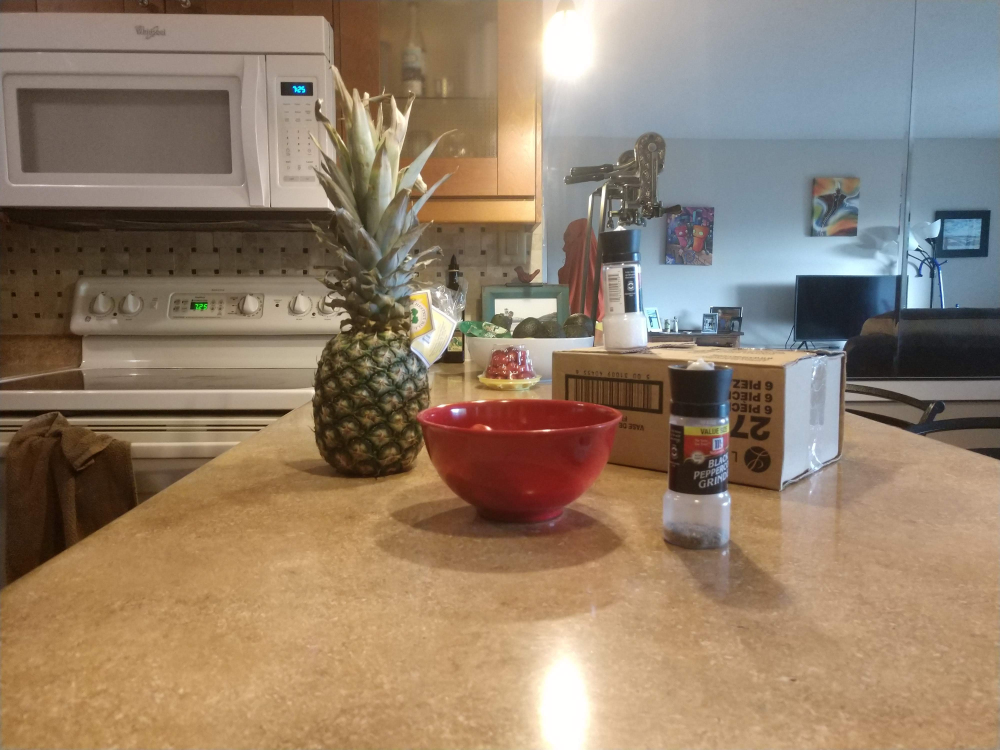
#> input picture images/pineapple_left.jpg, 4000 x 3000 px (shown at 1/4 size)
$ jupyter execute --allow-errors EssentialMatrix_StereoReconstruction.ipynb   (older library calls are emulated)
#> lines starting #> are read from the running program, lines starting #| are printed output that depends on the picture
# Finding the Essential matrix between 2 images. Then use it to perform 3d reconstruction

1. Load images, find and match key points, filter out bad matches (Lowe)
2. Use good matches to determine Essential Matrix
3. Use essential matrix, good points, and calibration matrix to recover the pose (rotation and unit translation) of the 2nd camera relative to the first
4. Rectify both images using the pose and calibration parameters of both cameras. This also gives the 3d re-projection matrix for the left image
5. Perform stereo matching to create a disparity map
6. Reproject each point in the disparity image to 3d using the reprojection matrix from rectification

Essential Matrix: Describes the rotation and translation of the 2nd camera relative to the 1st in world coordinates

Fundamental Matrix: Extends the essential matrix to include information about the intrinsics of BOTH cameras. Allows you to relate the cameras in pixel coordinates.
* If the images are rectified and points are normalized by dividing the locations by the focal lengths, then the fundamental and essential matrix are the same

https://docs.opencv.org/4.3.0/da/de9/tutorial_py_epipolar_geometry.html

[cell 1]
import os
import json

import cv2
import numpy as np
import matplotlib.pyplot as plt

[cell 2]
plt.rcParams["figure.figsize"] = [10,10]
# load images
image_scale = .25
image_left = cv2.imread("images/pineapple_left.jpg")
#> image_left is the input picture: shape (3000, 4000, 3); mean B, G, R 106.4, 126.6, 146.1
image_right = cv2.imread("images/pineapple_right.jpg")
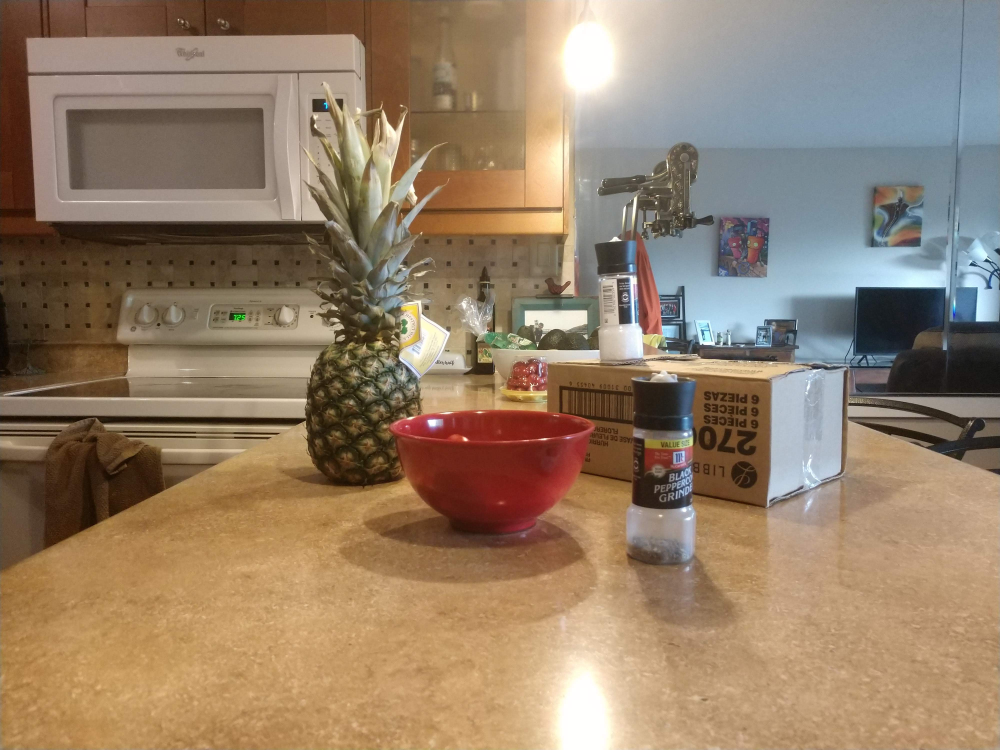
#> input picture images/pineapple_right.jpg, 4000 x 3000 px (shown at 1/4 size)
#> image_right is the input picture: shape (3000, 4000, 3); mean B, G, R 104.5, 127, 148.3
image_left = cv2.resize(image_left,(0,0),fx=image_scale,fy=image_scale)
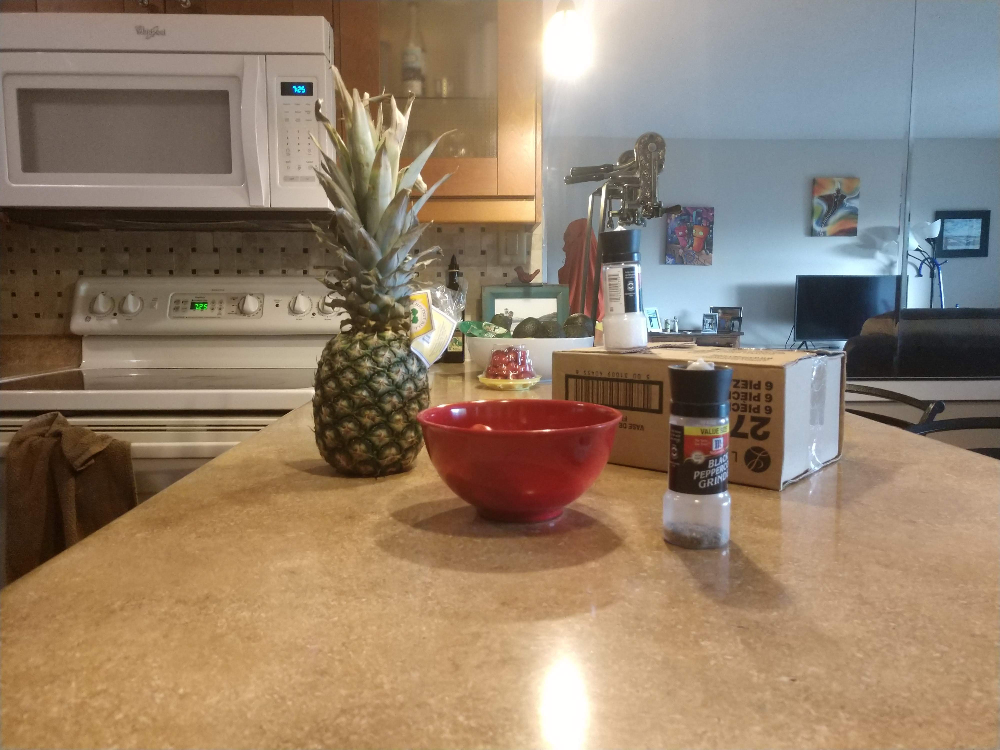
#> image_left: shape (750, 1000, 3); mean B, G, R 106.5, 126.8, 146.3
image_right = cv2.resize(image_right,(0,0),fx=image_scale,fy=image_scale)
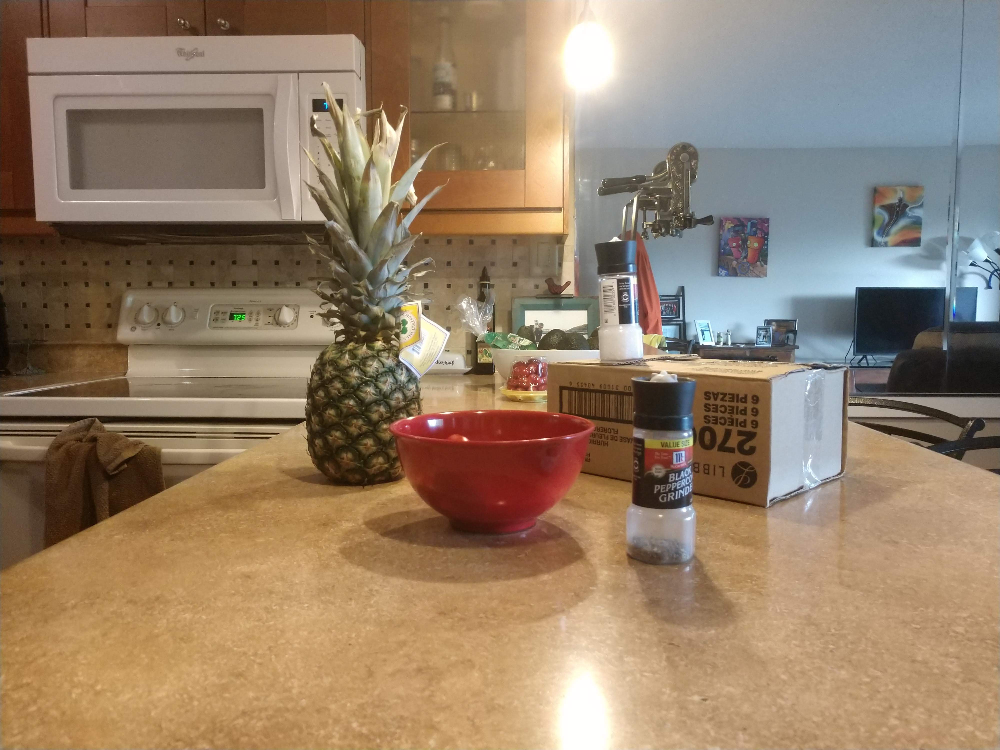
#> image_right: shape (750, 1000, 3); mean B, G, R 104.6, 127.1, 148.4
plt.subplot(2,2,1)
plt.title(f"Left Raw\nshape: {image_left.shape}")
plt.imshow(image_left[:,:,::-1])
plt.subplot(2,2,2)
plt.title(f"Right Raw\nshape: {image_right.shape}")
plt.imshow(image_right[:,:,::-1])
#plt.show()

parameter_filename = f"camera_parameters_scale{image_scale:.4f}.json"
#> (the rest of this cell did not finish here and is left out)

[cell 3]
# Compute keypoints and descriptors
left_gray = cv2.cvtColor(image_left,cv2.COLOR_BGR2GRAY)
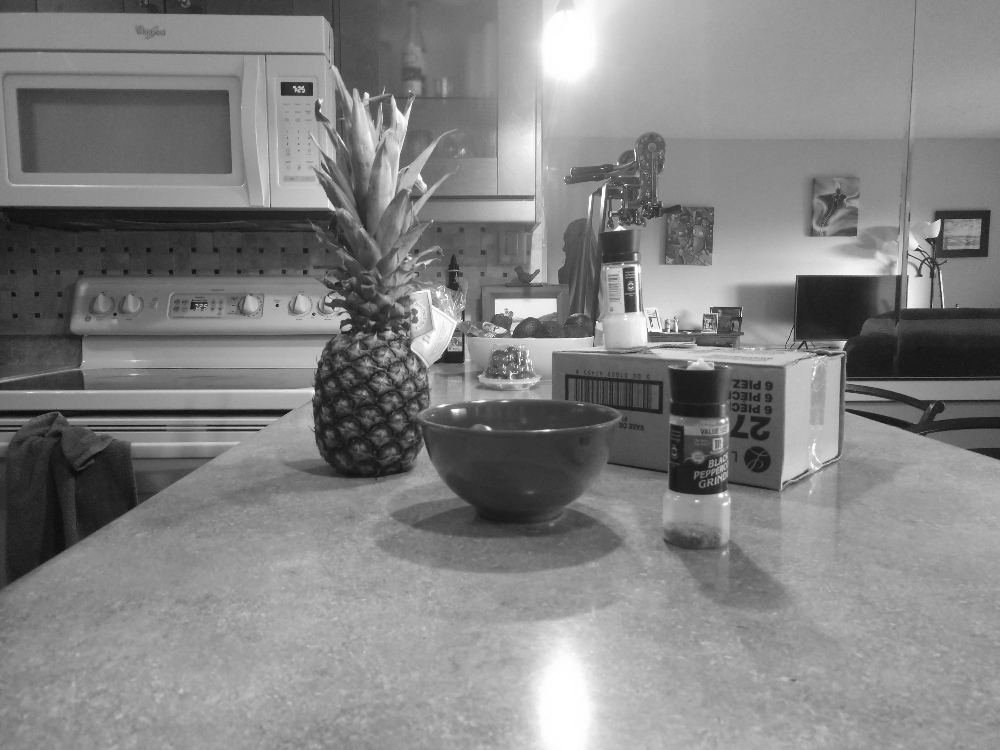
#> left_gray: shape (750, 1000); min 10, max 255, mean 130.3
right_gray = cv2.cvtColor(image_right,cv2.COLOR_BGR2GRAY)
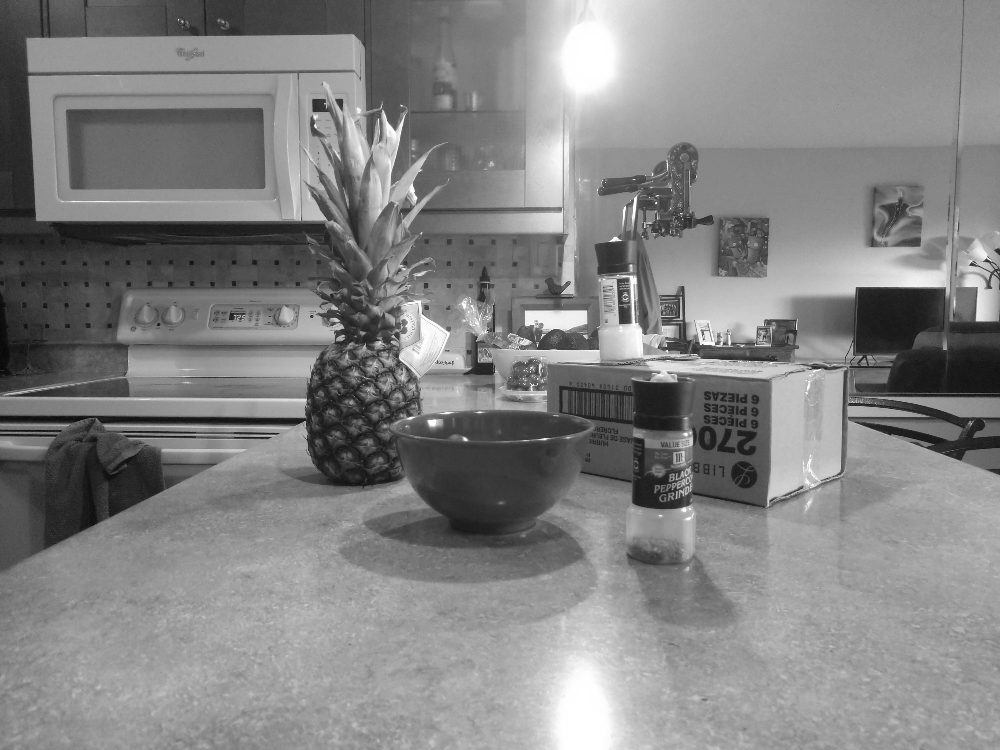
#> right_gray: shape (750, 1000); min 5, max 255, mean 130.9
orb = cv2.ORB_create(nfeatures=1000)
kps1, descs1 = orb.detectAndCompute(left_gray,None)
#> kps1 = 1000 keypoints; strongest (x, y, size): (938, 220, 31), (909, 307, 31), (366, 93, 31), (633, 267, 31)
kps2, descs2 = orb.detectAndCompute(right_gray,None)
#> kps2 = 1000 keypoints; strongest (x, y, size): (700, 342, 31), (681, 318, 31), (679, 316, 31), (465, 439, 31)

# Match descriptors
MIN_MATCH_COUNT = 10
FLANN_INDEX_LSH = 6
index_params= dict(algorithm = FLANN_INDEX_LSH,
                  table_number =12, # 12
                  key_size = 10,     # 20
                  multi_probe_level = 2) #2
search_params = {"checks":100}
flann = cv2.FlannBasedMatcher(index_params,search_params)
matches = flann.knnMatch(descs1, descs2, k=2) # query is descs1 which is left image
#> matches = 1000 matches

good_matches = []
pts1 = []
pts2 = []
for i, (m,n) in enumerate(matches):
    if m.distance < 0.9*n.distance:
        good_matches.append(m)
        pts2.append(kps2[m.trainIdx].pt)
        pts1.append(kps1[m.queryIdx].pt)
#> after the loop, good_matches = 383 matches; pts1 = 383 pairs, first value 191.5 to 936.6, second value 82.08 to 495.6; pts2 = 383 pairs, first value 230.4 to 944, second value 99 to 510
print(f"Found {len(good_matches)} matches from {len(matches)}")
#| Found 383 matches from 1000

img3 = cv2.drawMatches(image_left,kps1, image_right,kps2, good_matches[:20],None, flags=cv2.DrawMatchesFlags_NOT_DRAW_SINGLE_POINTS)
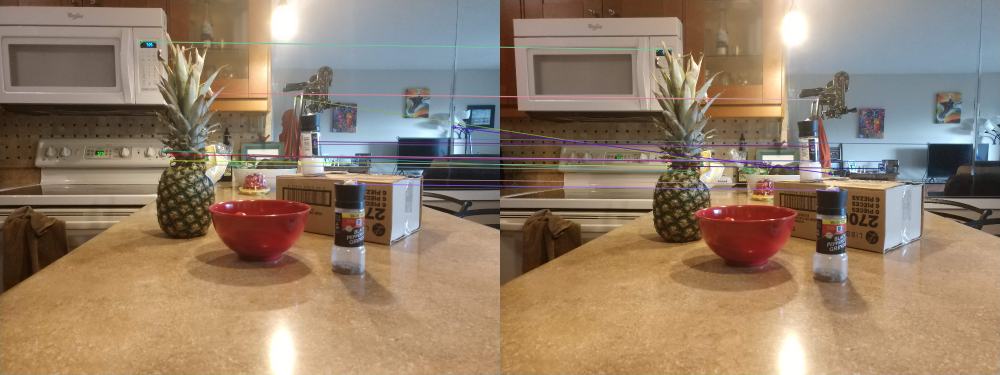
#> img3: shape (750, 2000, 3) (shown at 1/2 size); mean B, G, R 106.2, 126.9, 147.5
plt.imshow(img3[:,:,::-1])
plt.show()

[cell 4]
# Now find the fundamental Matrix
pts1 = np.array(pts1,dtype=np.int32)
#> pts1 = 383 pairs, first value 191 to 936, second value 82 to 495
pts2 = np.array(pts2,dtype=np.int32)
#> pts2 = 383 pairs, first value 230 to 944, second value 99 to 510
F, mask = cv2.findFundamentalMat(pts1,pts2,cv2.FM_LMEDS)
#> F = [[-1.45e-07, -1e-05, 0.00476], [1.29e-05, 1.59e-06, -0.0365], [-0.00569, 0.034, 1]]; mask = 383 values, max 1 at index 0, min 0 at index 6, mean 0.757
# We select only inlier points
pts1_inliers = pts1[mask.ravel()==1]
#> pts1_inliers = 290 pairs, first value 191 to 855, second value 82 to 495
pts2_inliers = pts2[mask.ravel()==1]
#> pts2_inliers = 290 pairs, first value 230 to 918, second value 99 to 510
print(f"{pts1_inliers.shape[0]}/{len(good_matches)} points were found to be inliers")
#| 290/383 points were found to be inliers
print(f"Fundamental Matrix:\n{F}")
#| Fundamental Matrix:
#| [[-1.44691632e-07 -1.00222108e-05  4.76199625e-03]
#|  [ 1.29300910e-05  1.58710846e-06 -3.65498275e-02]
#|  [-5.69385313e-03  3.39937498e-02  1.00000000e+00]]

[cell 5]
# Now find the Essential Matrix
pts1 = np.array(pts1,dtype=np.int32)
pts2 = np.array(pts2,dtype=np.int32)
#> (the rest of this cell did not finish here and is left out)

#> (a cell that did not finish here is left out)

#> (a cell that did not finish here is left out)

[cell 8]
shape = (image_left.shape[1],image_left.shape[0])
#> shape = (1000, 750)
#> (the rest of this cell did not finish here and is left out)

[cell 9]
shape = (image_left.shape[1],image_left.shape[0])
#> (the rest of this cell did not finish here and is left out)

[cell 10]
stereo = cv2.StereoSGBM_create(minDisparity=50,
                                numDisparities=10*16,
                                blockSize=13,
                                P1=0,
                                P2=0,
                                #disp12MaxDiff=0,
                                #preFilterCap=1,
                                uniquenessRatio=0,
                                speckleWindowSize=40,
                                speckleRange=7)

#> (the rest of this cell did not finish here and is left out)

#> (a cell that did not finish here is left out)

[cell 12]
ply_header = '''ply
format ascii 1.0
element vertex %(vert_num)d
property float x
property float y
property float z
property uchar red
property uchar green
property uchar blue
end_header
'''
def write_ply(fn, verts, colors):
    verts = verts.reshape(-1, 3)
    colors = colors.reshape(-1, 3)
    verts = np.hstack([verts, colors])
    with open(fn, 'wb') as f:
        f.write((ply_header % dict(vert_num=len(verts))).encode('utf-8'))
        np.savetxt(f, verts, fmt='%f %f %f %d %d %d ')

#> (a cell that did not finish here is left out)

[cell 14]
# This allows us to only export the values we are interested in, instead of a bunch of points at 0
mask_3d = np.repeat(np.expand_dims(mask,axis=-1),3,axis=-1)
#> mask_3d = 383 rows, first 8: [1, 1, 1], [1, 1, 1], [1, 1, 1], [1, 1, 1], [1, 1, 1], [1, 1, 1], [0, 0, 0], [1, 1, 1]
mask_3d_inverted = np.logical_not(mask_3d) # masked arrays have mask==1 when not using value
#> mask_3d_inverted = 383 rows, first 8: [False, False, False], [False, False, False], [False, False, False], [False, False, False], [False, False, False], [False, False, False], [True, True, True], [False, False, False]
#> (the rest of this cell did not finish here and is left out)
